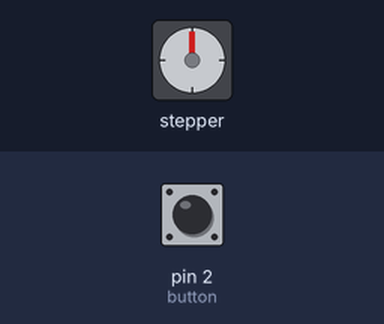
Bench run of a sketch on a simulated Arduino Uno, built with avr-gcc and run on an emulated ATmega328P. Shown: stepper motor. Inputs (shaded band) come from the test bench; at power-on: pin 2 (button) LOW. Stepper angles assume 200 steps per turn.

Above: at 1.2 s.
1.3 s: pin 2 (button) pulled HIGH for 1 s
At 1.67 s:
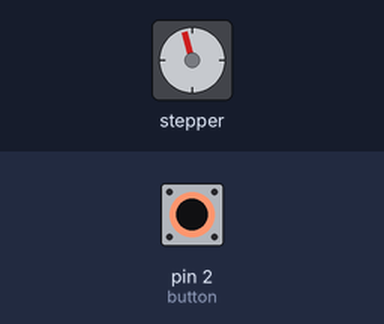
4.0 s: pin 2 (button) pulled HIGH for 3.2 s
At 8.6 s:
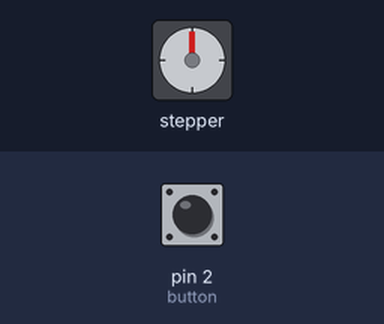
Timing chart, 0 to 10.1 s (numbered marks = the images above; inputs shaded):
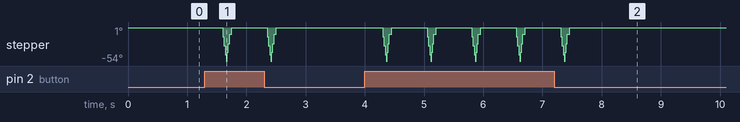

Measured:
- after the input at 1.3 s, stepper: turns 54° counter-clockwise in 0.06 s, then 54° clockwise in 0.08 s, then 54° counter-clockwise in 0.06 s, then 54° clockwise in 0.08 s
- after the input at 4.0 s, stepper: 0° → -15° after 0.30 s, then repeats every 0.75 s: -29° 0.02 s, -44° 0.02 s, -54° 0.02 s, -40° 0.02 s, -26° 0.02 s, -11° 0.04 s, 0° 0.60 s, -15° 0.02 s, until it stays 0° from 7.5 s

The sketch:

Water_motor_point1.ino
```cpp
//버튼 누르면 10도정도 한번 반복
//버튼 꾹 누르면 계속 반복

#include <Stepper.h>

const int stepsPerRevolution = 200;  // 한 바퀴 스텝 수

Stepper Stepper1(stepsPerRevolution, 3, 4, 6, 7);

const int button = 2;

void setup() {
  pinMode(button, INPUT);
  Stepper1.step(0);
}

void loop() {
  Stepper1.step(0);
  //Serial.println(digitalRead(button));
  if (digitalRead(button)==1) {
    _Repeat(120,30);
  }


}

void _Repeat(int rpm, int steps){
  delay(300);
  Stepper1.setSpeed(rpm);
  Stepper1.step(-steps);
  Stepper1.setSpeed(rpm);
  Stepper1.step(steps);
  delay(300);
}
```
